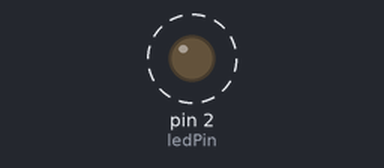
Simulated run of this sketch. Board: Arduino Uno, built with avr-gcc and run on an emulated ATmega328P. On the bench: output pins drawn as LEDs (lit = HIGH). Dashed ring = blinking.

Above: at 0.2 s.
Timing chart, 0 to 3.0 s (numbered marks = the images above):
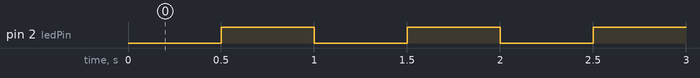

Measured:
- by itself, pin 2 (ledPin): alternates HIGH for 0.50 s and LOW for 0.50 s

The sketch:

lab0202.ino
```cpp
const int ledPin = 2;
unsigned long previousMillis = 0;
const long interval = 500;  // 500ms 翻转一次，周期 1Hz

void setup() {
  pinMode(ledPin, OUTPUT);
}

void loop() {
  unsigned long currentMillis = millis();
  if (currentMillis - previousMillis >= interval) {
    previousMillis = currentMillis;
    digitalWrite(ledPin, !digitalRead(ledPin));  // 翻转状态
  }
}
```
